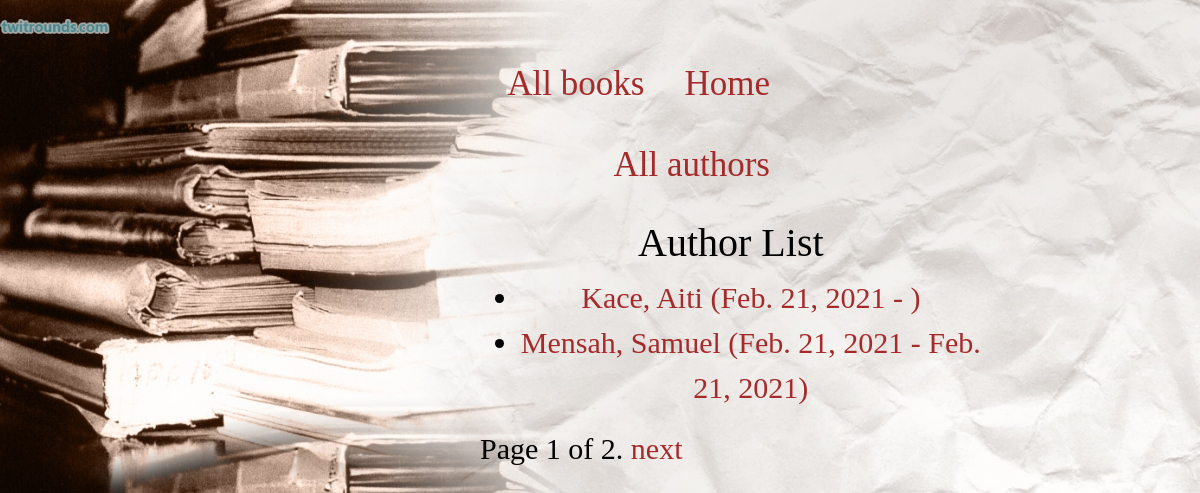
The app's page /catalog/catalog/authors/ with its own data.
### catalog/models.py (models this page shows)
class Author(models.Model):
    first_name = models.CharField(max_length=100)
    last_name = models.CharField(max_length=100)
    date_of_birth = models.DateField(null=True, blank=True)
    date_of_death = models.DateField('Died', null=True, blank=True)
    class Meta:
        ordering = ['last_name', 'first_name']
    def get_absolute_url(self):
        return reverse('author-detail', args=[str(self.id)])
    def __str__(self):
        return f'{self.last_name}, {self.first_name}'

### catalog/views.py (the view)
# urls.py: path('catalog/authors/', views.AuthorListView.as_view(), name='authors'),
class AuthorListView(generic.ListView):
    model = Author
    paginate_by = 2

### catalog/templates/catalog/author_list.html
{% extends "catalog/base_generic.html" %}
{% block content %}
<h1>Author List</h1>
{% if author_list %}
  <ul>
  {% for author in author_list %}
    <li>
      <a href="{{ author.get_absolute_url }}">
      {{ author }} ({{author.date_of_birth}} - {% if author.date_of_death %}{{author.date_of_death}}{% endif %})
      </a>
    </li>
  {% endfor %}
 </ul>
{% else %}
  <p>There are no authors available.</p>
{% endif %}
{% endblock %}

### catalog/static/catalog/style.css (style rules this page uses)
body { width:100%; padding:20px; background-image: url(images/b4.jpg) ; margin: 10px; font-family: 'Times New Roman', Times, serif; font-size:30px; color:black; text-align:center; }
a { color:brown; }

### records on screen
Author: last_name+first_name "Kace, Aiti", date_of_birth "Feb. 21, 2021"
Author: last_name+first_name "Mensah, Samuel", date_of_birth "Feb. 21, 2021", date_of_death "Feb. 21, 2021"

### other values on screen
{{ page_obj.number }} "1"
{{ page_obj.paginator.num_pages }} "2"
